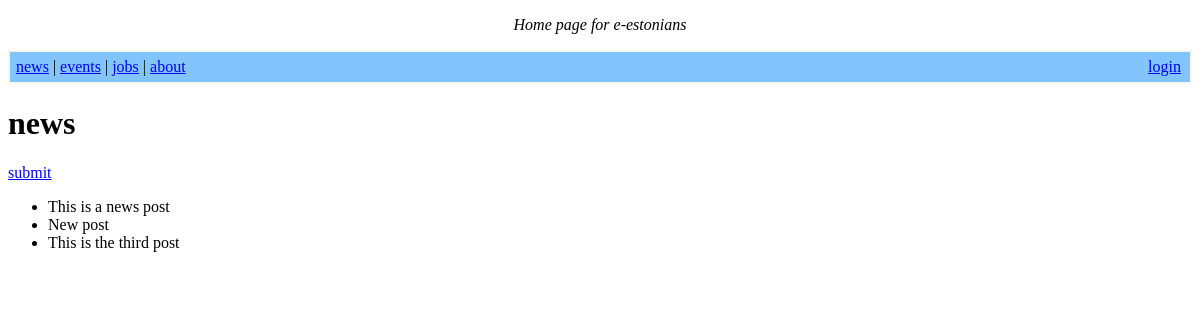
The app's page /, older data.
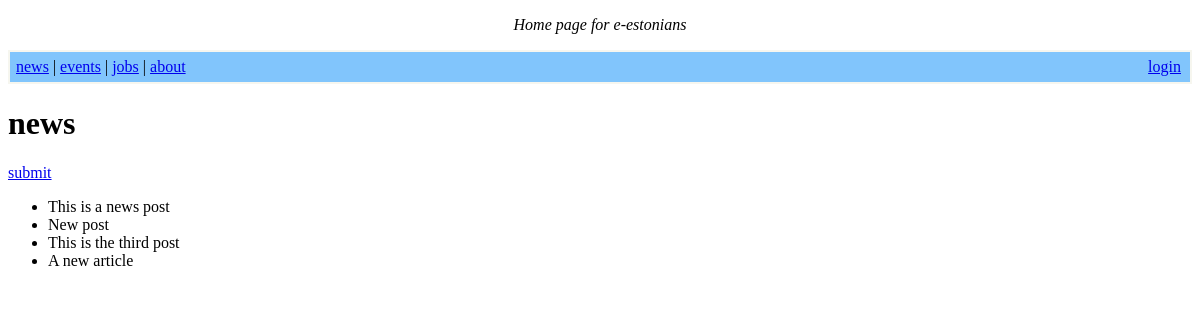
The same page, newer data.
### NewsPost/models.py (models this page shows)
class NewsPost(models.Model):
    title   = models.CharField(max_length=100, blank=False)
    url     = models.URLField(max_length=300, blank=False)
    author  = models.CharField(max_length=20, blank=False)
    time    = models.DateTimeField(auto_now_add=True, blank=False)
    votes   = models.IntegerField(default=0, blank=False)

### pages/views.py (the view)
# urls.py: path('', views.news_view, name='news'),
def news_view(request, *args, **kwargs):
    obj = NewsPost.objects.all()
    context = {
        'object' : obj
    }
    return render(request, "news.html", context)

### templates/news.html
{% extends 'base.html' %}
{% block content %}
<h1> news </h1>
<a href="{% url "newscreate" %}">submit</a>
<ul>
{% for each in object %}
    <li>{{ each.title }}</li>
{% endfor %}
</ul>
{% endblock %}

### templates/base.html (shortened to what this page needs)
<!DOCTYPE html>
<html>
    <head>
    </head>
    <center><em><p>Home page for e-estonians</p></em></center>
    <body>
        {% include 'navbar.html' %}
        {% block content %}{% endblock %}
    </body>
</html>

### templates/navbar.html
<table width="100%" bgcolor="#f6f6ef">
    <tbody>
        <tr>
            <td bgcolor="#81c5fc">
                <table style="padding:2px" width="100%" >
                    <tbody>
                        <tr>
                            <td style="line-height:12pt; height:10px;">
                                <span>
                                    <a href="{% url "news" %}">news</a> |
                                    <a href="{% url "events" %}">events</a> |
                                    <a href="{% url "jobs" %}">jobs</a> |
                                    <a href="{% url "about" %}">about</a>
                                </span>
                            </td>
                            <td style="text-align:right;padding-right:4px;">
                                <span>
                                    {% if request.user.is_authenticated %}
                                    <a href="{% url "news" %}"> {{request.user}} </a>
                                    {% else %}
                                    <a href="{% url "news" %}">login</a>
                                    {% endif %}
                                </span>
                            </td>
                        </tr>
                    </tbody>
                </table>
            </td>
        </tr>
    </tbody>
</table>

Row changes from the older to the newer data that the page shows:
added NewsPost: title "A new article"
